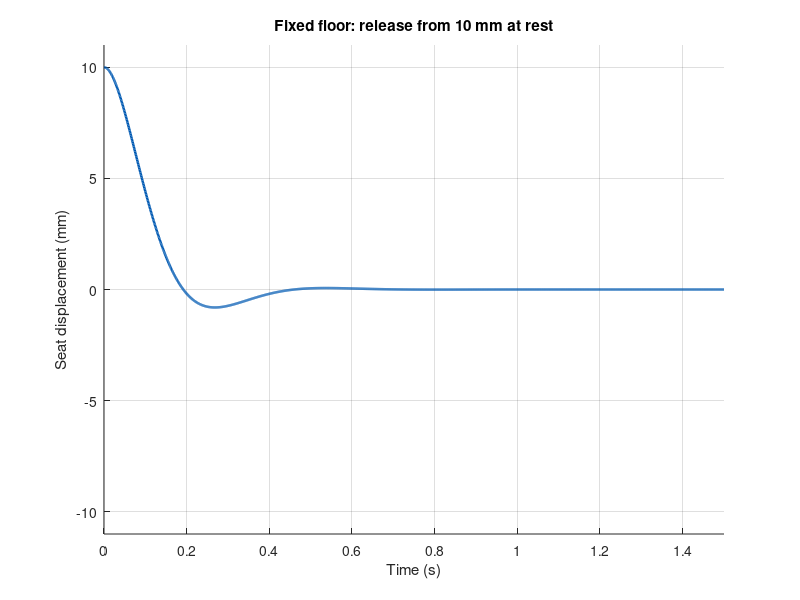

MATLAB code to generate this figure: (Note: this script raises an error after producing the figure.)
% Starter for Project 1 Stage 4, Questions 1–4: fixed-floor free response. Base MATLAB.
clearvars; close all; clc;
folder = fullfile(fileparts(mfilename('fullpath')), 'Plots');
if ~exist(folder,'dir'), mkdir(folder); end
m = 80; k = 18*1000; % 18 kN/m -> N/m
cases = 1000*[1.5]; labels = {'A'}; % Table 4 damping in kN s/m -> N s/m
t = (0:0.001:1.5)'; q0 = [0.010;0];
f = figure('Visible','off','Color','w','Position',[100 100 1400 850]);
hold on; names = cell(numel(cases),1);
colors = [0 .35 .70; .90 .32 .00; .08 .08 .08; .55 .18 .70];
lineStyles = {'-','--','-.',':'};
wn = NaN; % TODO: replace NaN with your natural-frequency expression.
zeta = NaN(size(cases(:))); % TODO: replace with your damping-ratio expression.
options = odeset('RelTol',1e-9,'AbsTol',1e-11,'MaxStep',.001);
X = zeros(numel(t),numel(cases));
for n = 1:numel(cases)
    c = cases(n);
    rhs = @(tt,q) [q(2);(-c*q(2)-k*q(1))/m];
    [~,q] = ode45(rhs,t,q0,options);
    X(:,n) = q(:,1);
    plot(t,1000*q(:,1),'Color',colors(n,:),'LineStyle',lineStyles{n},'LineWidth',1.8);
    names{n} = sprintf('Design %s: c=%g kN s/m',labels{n},c/1000);
end
grid on; xlabel('Time (s)'); ylabel('Seat displacement (mm)');
title('Fixed floor: release from 10 mm at rest');
xlim([0 1.5]); ylim([-11 11]); yline(0,'k:');
legend(names,'Location','southoutside','NumColumns',2,'TextColor','k','Color','w');
set(gca,'FontSize',14,'Color','w','XColor','k','YColor','k');
set(findall(f,'Type','text'),'Color','k');
exportgraphics(f,fullfile(folder,'Project01_FreeDecay.png'),'Resolution',200);
wnText = compose('%.3g',repmat(wn,numel(cases),1));
zetaText = compose('%.3g',zeta);
disp(table(labels(:),cases(:)/1000,wnText,zetaText, ...
    'VariableNames',{'Case','Damping_kNsPerM','NaturalFrequency_radPerS','DampingRatio'}));
writematrix([t X],fullfile(folder,'Project01_FreeDecay.csv'));
